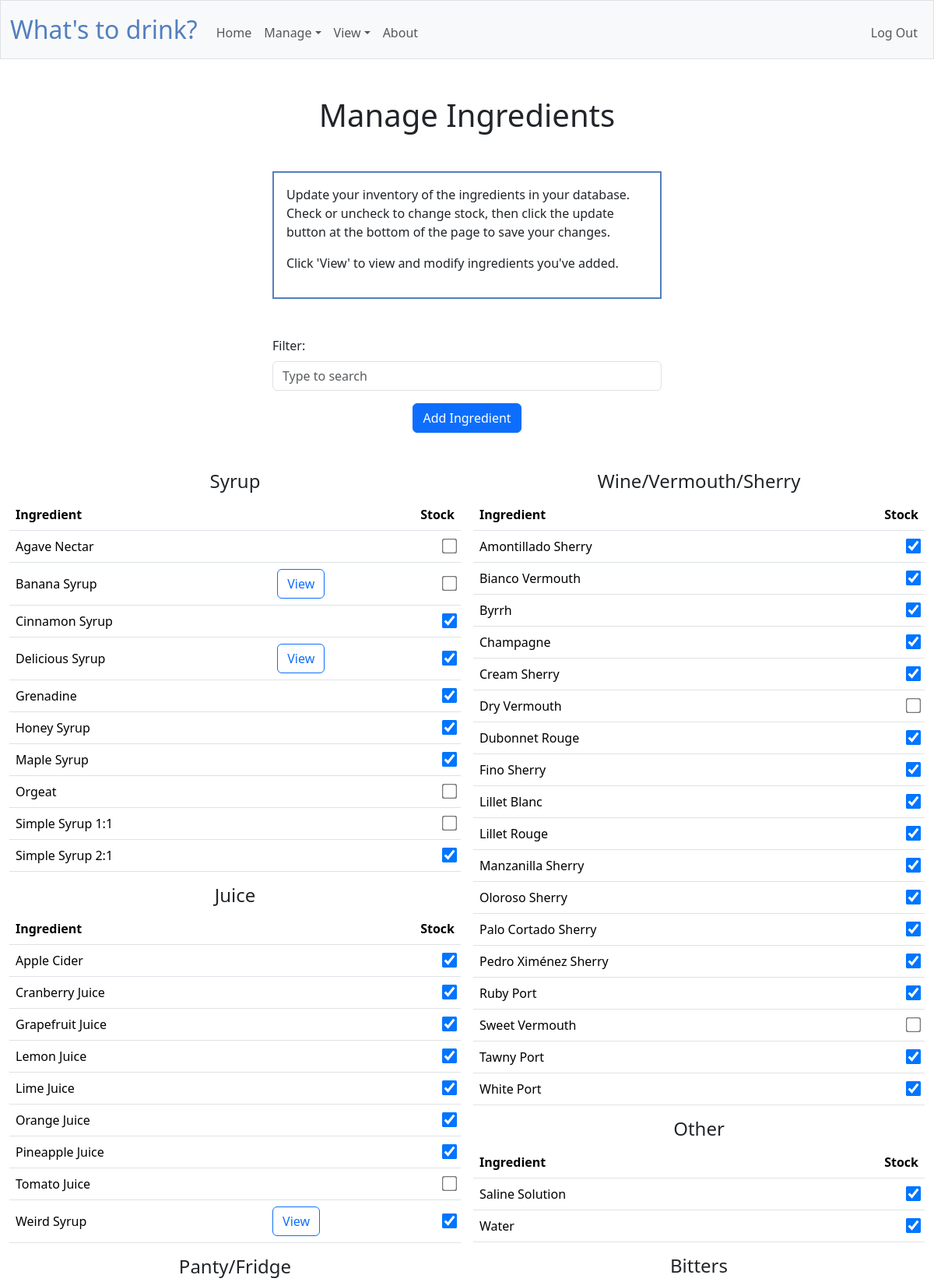
/manageingredients (signed in, upper part), run on the app's committed database.
### tables this page shows
CREATE TABLE common_ingredients (id INTEGER PRIMARY KEY AUTOINCREMENT NOT NULL, name TEXT NOT NULL, type TEXT, short_name TEXT, notes TEXT);

### app.py (the view, shortened to what this page needs)
@app.route("/manageingredients", methods=["GET", "POST"])
@login_required
def manageingredients():
    if request.method =="GET":
        q = request.args.get('q')
        if q is not None:
            types = db.execute("SELECT DISTINCT type FROM (SELECT 'common' AS source, ci.id AS ingredient_id, ci.name, ci.type, ci.short_name, cs.stock \
                                    FROM common_ingredients ci \
                                    LEFT JOIN common_stock cs ON ci.id = cs.ingredient_id AND cs.user_id = ? \
                                    WHERE ci.name LIKE ?\
                                    UNION SELECT 'user' AS source, i.id AS ingredient_id, i.name, i.type, i.short_name, i.stock \
                                    FROM ingredients i \
                                    WHERE i.user_id = ? AND i.name LIKE ?)", session["user_id"], '%'+q+'%', session["user_id"], '%'+q+'%')
            ingredients = db.execute("SELECT 'common' AS source, ci.id AS ingredient_id, ci.name, ci.type, ci.short_name, cs.stock, ci.notes \
                                    FROM common_ingredients ci \
                                    LEFT JOIN common_stock cs ON ci.id = cs.ingredient_id AND cs.user_id = ? \
                                    WHERE ci.name LIKE ?\
                                    UNION SELECT 'user' AS source, i.id AS ingredient_id, i.name, i.type, i.short_name, i.stock, i.notes \
                                    FROM ingredients i \
                                    WHERE i.user_id = ? AND i.name LIKE ?\
                                    ORDER BY name ASC", session["user_id"], '%'+q+'%', session["user_id"], '%'+q+'%'
                                    )
            if request.headers.get('HX-Trigger') == 'search':
                return render_template("/ingredientstable.html", ingredients=ingredients, types=types)
            else:
                return render_template("/manageingredients.html", ingredients=ingredients, types=types)
        else:
            types = db.execute("SELECT DISTINCT type FROM common_ingredients")
            ingredients = db.execute("SELECT 'common' AS source, ci.id AS ingredient_id, ci.name, ci.type, ci.short_name, cs.stock, ci.notes \
                                     FROM common_ingredients ci \
                                     LEFT JOIN common_stock cs ON ci.id = cs.ingredient_id AND cs.user_id = ? \
                                     UNION SELECT 'user' AS source, i.id AS ingredient_id, i.name, i.type, i.short_name, i.stock, i.notes \
                                     FROM ingredients i \
                                     WHERE i.user_id = ? \
                                     ORDER BY name ASC", session["user_id"], session["user_id"])
            return render_template(
                "manageingredients.html", ingredients=ingredients, types=types
            )

### app.py (called while the page is built)
@app.after_request
def after_request(response):
    response.headers["Cache-Control"] = "no-cache, no-store, must-revalidate"
    response.headers["Expires"] = 0
    response.headers["Pragma"] = "no-cache"
    return response

### helpers.py (called while the page is built)
def login_required(f):
    @wraps(f)
    def decorated_function(*args, **kwargs):
        if session.get("user_id") is None:
            return redirect("/login")
        return f(*args, **kwargs)
    return decorated_function

### templates/manageingredients.html (shortened to what this page needs)
{% extends "layout.html" %}
{% block main %}
    <h1 class="text-center mb-5">Manage Ingredients</h1>
    <div class="center explainer mb-5 p-3">
        <p>Update your inventory of the ingredients in your database. Check or uncheck to change stock, then click the update button at the bottom of the page to save your changes.</p>
        <p>Click 'View' to view and modify ingredients you've added.</p>
    </div>
    <div class="container">
        <form class="item-center center-form form-group mb-3">
            <label for="search" class="form-label">Filter:</label>
            <div class="input-group mb-3">
                <input id="search" class="form-control" type="search" name="q" placeholder="Type to search" hx-get="/manageingredients" hx-target="#ingredientstable" hx-trigger="search, keyup changed delay:300ms" value="{{ request.args.get('q') or '' }}"/>
            </div>
        </form>
        <div class="text-center">
            <button class="btn btn-primary mb-5" hx-get="/addingredientmodal2" hx-target="#ingredientModal" hx-trigger="click" type="button" data-bs-toggle="modal" data-bs-target="#ingredientModal">Add Ingredient</button>
        </div>
    </div>
    <form action="/manageingredients" id="ingredientstable" method="post">
        <div class="table-group text-center mb-3">
        {% for type in types %}
            <div class="no-break">
                <h4>{{ type.type }}</h4>
                <table class="table table-hover">
                    <thead>
                        <tr>
                            <th class="left-text">Ingredient</th>
                            <th></th>
                            <th class="right-text">Stock</th>
                        </tr>
                    </thead>
                    <tbody>
                        {% for ingredient in ingredients %}
                        {% if ingredient.type == type.type %}
                            <tr>
                                <td class="left-text">{{ ingredient.name }}</td>
                                <td class="button-cell">
                                    {% if ingredient.source == 'user' %}
                                        <button class="btn btn-outline-primary viewbtn" hx-get="/viewingredientmodal" hx-target="#viewModal" hx-trigger="click" type="button" data-bs-toggle="modal" data-bs-target="#viewModal" onclick="populateModal('{{ ingredient.name }}', '{{ingredient.source}}', '{{ingredient.type}}', '{{ingredient.short_name}}', '{{ingredient.notes}}')">View</button>
                                    {% endif %}
                                </td>
                                {% if ingredient.stock == "on" %}
                                <td class="right-text">
                                    <input type="checkbox" id="stock_{{ ingredient.name }}" name="stock_{{ ingredient.name }}" checked>
                                </td>
                                {% else %}
                                <td class="right-text">
                                    <input type="checkbox" id="stock_{{ ingredient.name }}" name="stock_{{ ingredient.name }}" unchecked>
                                </td>
                                {% endif %}
                            </tr>
                            {% endif %}
                        {% endfor %}
                    </tbody>
                </table>
            </div>
        {% endfor %}
        </div>
    </form>
{% endblock %}

### templates/layout.html (shortened to what this page needs)
<!DOCTYPE html>
<html lang="en">
    <head>
        <link href="https://cdn.jsdelivr.net/npm/bootstrap@5.3.2/dist/css/bootstrap.min.css" rel="stylesheet">
        <script src="https://code.jquery.com/jquery-3.7.1.js"></script>        <link href="/static/styles.css" rel="stylesheet">
    </head>
    <body hx-boost="true">
        <nav class="bg-light border navbar navbar-expand-md navbar-light">
            <div class="container-fluid">
                <a class="navbar-brand" href="/whatstodrink"><span class="blue">What's to drink?</span></a>
                <div class="collapse navbar-collapse" id="navbar">
                    {% if session["user_id"] %}
                        <ul class="navbar-nav me-auto mt-2">
                            <li class="nav-item"><a class="nav-link" href="/">Home</a></li>
                            <li class="nav-item dropdown">
                                <a class="nav-link dropdown-toggle" href="#" role="button" data-bs-toggle="dropdown" aria-expanded="false">Manage</a>
                            </li>
                            <li class="nav-item dropdown">
                                <a class="nav-link dropdown-toggle" href="#" role="button" data-bs-toggle="dropdown" aria-expanded="false">View</a>
                            </li>
                            <li class="nav-item"><a class="nav-link" href="/about">About</a></li>
                        </ul>
                        <ul class="navbar-nav ms-auto mt-2">
                            <li class="nav-item"><a class="nav-link" href="/logout">Log Out</a></li>
                        </ul>
                    {% else %}
                        <ul class="navbar-nav ms-auto mt-2">
                            <li class="nav-item"><a class="nav-link" href="/register">Register</a></li>
                            <li class="nav-item"><a class="nav-link" href="/login">Log In</a></li>
                        </ul>
                    {% endif %}
                </div>
            </div>
        </nav>
        <main class="container-fluid py-5">
            {% block main %}{% endblock %}
        </main>
    </body>
</html>

### static/styles.css (style rules this page uses)
.center { margin: auto; width: 50%; padding: 10px; }
.center-form { margin: auto; max-width: 500px; }
nav .navbar-brand { font-size: xx-large; }
nav .navbar-brand .blue { color: #537fbe; }
.explainer { box-sizing: border-box; border: solid; border-color: #537fbe; border-width: 2px; margin: auto; padding: 20px; max-width: 500px; }
table { background-color: transparent; margin-left: auto; margin-right: auto; margin-bottom: 1rem; width: 350px; }
table th, table td { padding: 0.75rem; vertical-align: middle; }
input[type=checkbox] { transform: scale(1.5); margin-left: 1rem; }
.no-break { break-inside: avoid-column; }
.table-group { column-count: 6; column-width: 400px; }
.blue { color: #537fbe; }
.right-text { text-align: right; }
.left-text { text-align: left; }
.item-center { grid-column-start: 2; grid-column-end: 3; align-self: start; grid-row: 1/2; }

### data on the page
common_ingredients: name "Agave Nectar"
common_ingredients: name "Cinnamon Syrup"
common_ingredients: name "Grenadine"
common_ingredients: name "Honey Syrup"
common_ingredients: name "Maple Syrup"
common_ingredients: name "Orgeat"
common_ingredients: name "Simple Syrup 1:1"
common_ingredients: name "Simple Syrup 2:1"
common_ingredients: name "Apple Cider"
common_ingredients: name "Cranberry Juice"
common_ingredients: name "Grapefruit Juice"
common_ingredients: name "Lemon Juice"
common_ingredients: name "Lime Juice"
common_ingredients: name "Orange Juice"
common_ingredients: name "Pineapple Juice"
common_ingredients: name "Tomato Juice"
common_ingredients: name "Amontillado Sherry"
common_ingredients: name "Bianco Vermouth"
common_ingredients: name "Byrrh"
common_ingredients: name "Champagne"
common_ingredients: name "Cream Sherry"
common_ingredients: name "Dry Vermouth"
common_ingredients: name "Dubonnet Rouge"
common_ingredients: name "Fino Sherry"
common_ingredients: name "Lillet Blanc"
common_ingredients: name "Lillet Rouge"
common_ingredients: name "Manzanilla Sherry"
common_ingredients: name "Oloroso Sherry"
common_ingredients: name "Palo Cortado Sherry"
common_ingredients: name "Pedro Ximénez Sherry"
common_ingredients: name "Ruby Port"
common_ingredients: name "Sweet Vermouth"
common_ingredients: name "Tawny Port"
common_ingredients: name "White Port"
common_ingredients: name "Saline Solution"
common_ingredients: name "Water"

### other printed values
{{ type.type }} "Syrup" "Juice" "Panty/Fridge" "Wine/Vermouth/Sherry" "Other" "Bitters"
{{ ingredient.name }} "Banana Syrup" "Delicious Syrup" "Weird Syrup"
